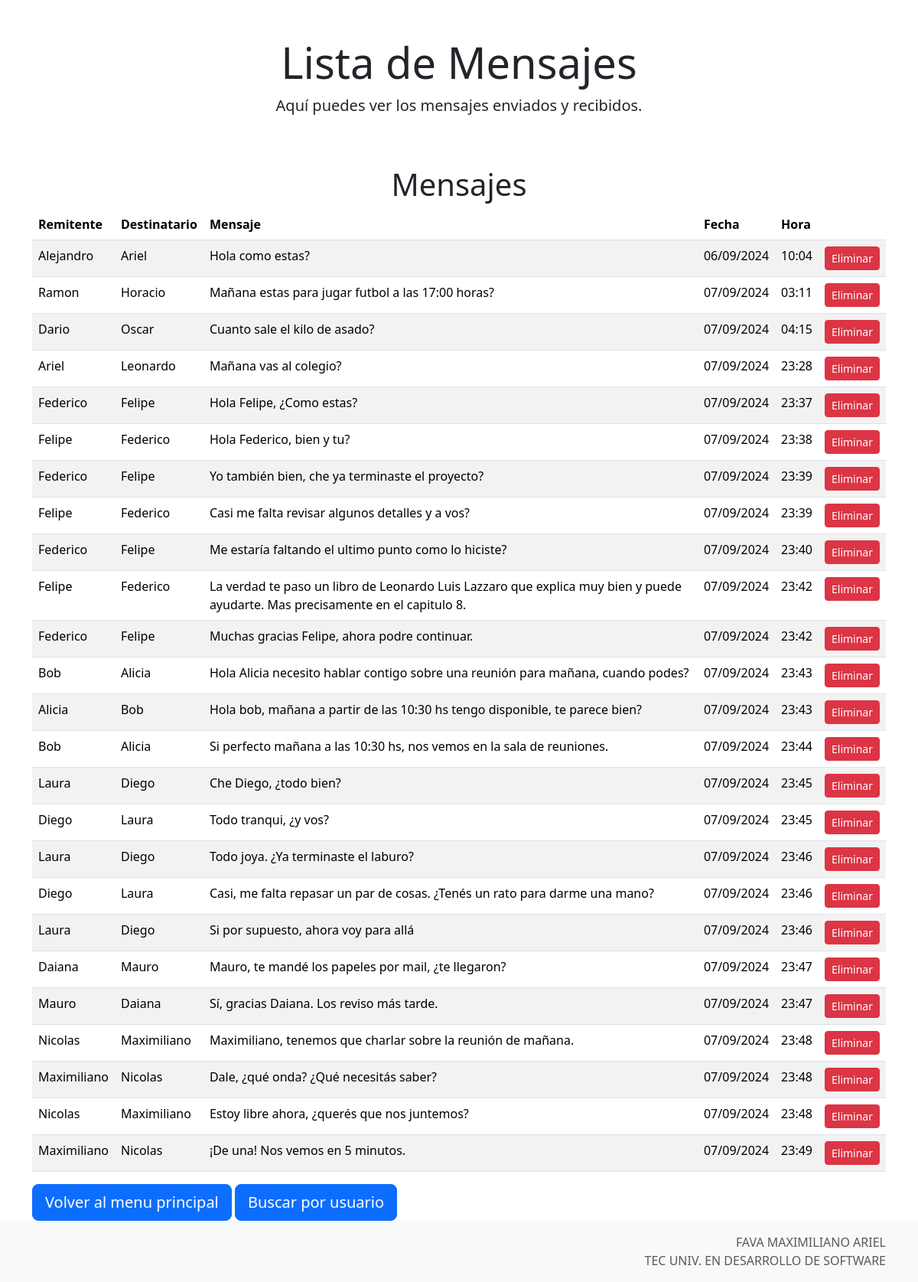
Before: /mensajes/ with the older database file.
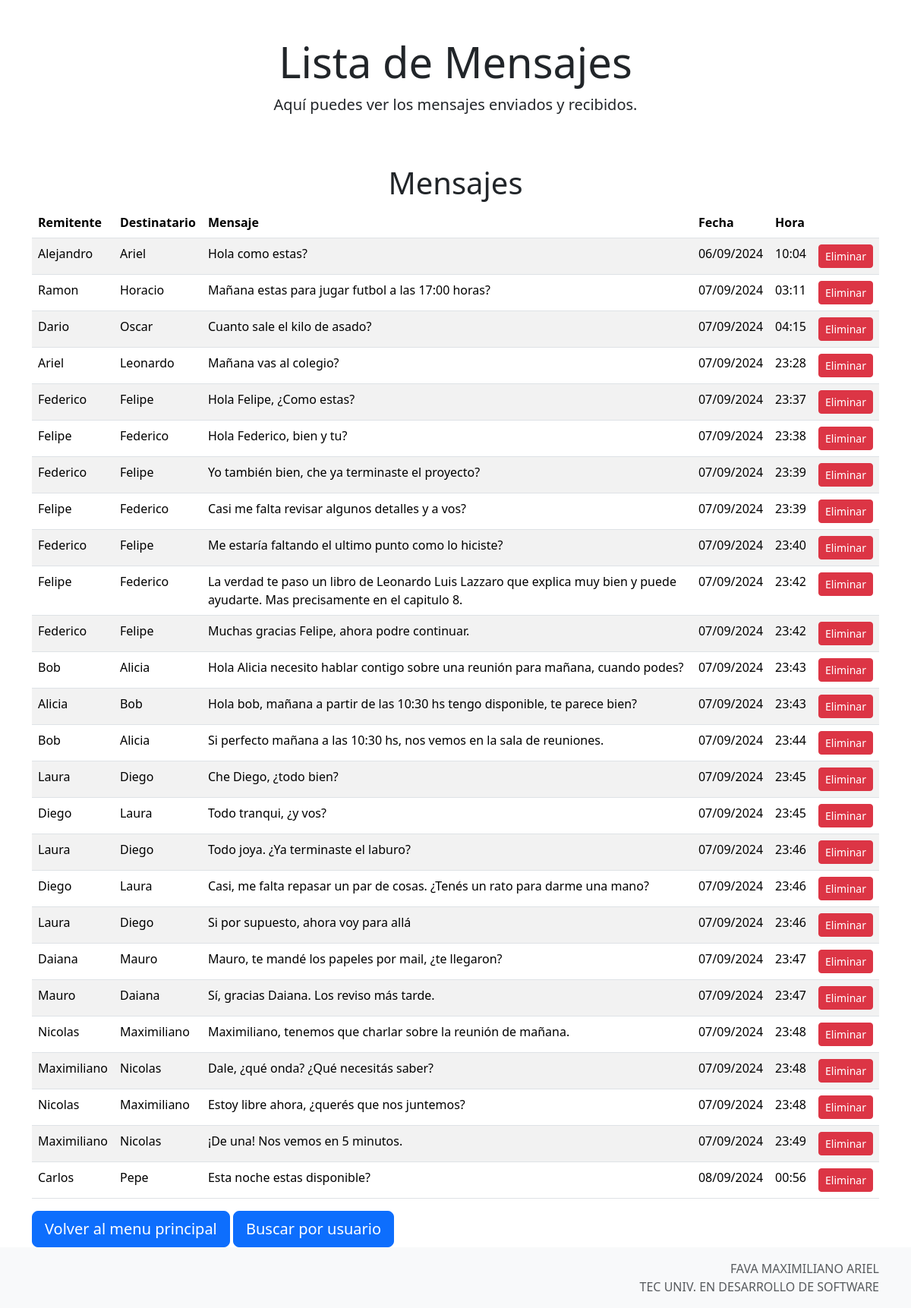
After: the same page with the newer database file.
### mensajes/models.py (models this page shows, shortened)
class Mensaje(models.Model):
    remitente = models.CharField(max_length=255)
    destinatario = models.CharField(max_length=255)
    texto = models.TextField()
    fecha_hora = models.DateTimeField(auto_now=True)

### mensajes/views.py (the view)
# urls.py: path('mensajes/', MensajeListView.as_view(), name='mensaje_list'),
class MensajeListView(View):
    def get(self, request):
        mensajes = Mensaje.objects.all()
        return render(request, 'mensajes/mensaje_list.html', {'mensajes': mensajes})

### mensajes/templates/mensajes/mensaje_list.html (shortened to what this page needs)
{% extends 'mensajes/base.html' %}
{% block header_title %}Lista de Mensajes{% endblock %}
{% block header_description %}Aquí puedes ver los mensajes enviados y recibidos.{% endblock %}
{% block content %}
<div class="container mt-5">
    <h1 class="text-center">Mensajes</h1>
    <table class="table table-striped">
        <thead>
            <tr>
                <th>Remitente</th>
                <th>Destinatario</th>
                <th>Mensaje</th>
                <th>Fecha</th>
                <th>Hora</th>
                <th></th>
            </tr>
        </thead>
        <tbody>
            {% for mensaje in mensajes %}
            <tr>
                <td>{{ mensaje.remitente }}</td>
                <td>{{ mensaje.destinatario }}</td>
                <td>{{ mensaje.texto }}</td>
                <td>{{ mensaje.fecha_hora|date:"d/m/Y" }}</td>
                <td>{{ mensaje.fecha_hora|date:"H:i" }}</td>
                <td>
                    <form method="POST" action="{% url 'mensajes:mensaje_delete' mensaje.id %}" style="display:inline;">
                        <button type="submit" class="btn btn-danger btn-sm">Eliminar</button>
                    </form>
                </td>
            </tr>
            {% empty %}
            <tr>
                <td colspan="6" class="text-center">No hay mensajes disponibles.</td>
            </tr>
            {% endfor %}
        </tbody>
    </table>
    <a href="{% url 'mensajes:index' %}" class="btn btn-primary btn-lg">Volver al menu principal</a>
    <a href="{% url 'mensajes:mensaje_by_user' %}" class="btn btn-primary btn-lg">Buscar por usuario</a>
</div>
{% endblock %}

### mensajes/templates/mensajes/base.html (shortened to what this page needs)
<!DOCTYPE html>
<html lang="es">
<head>
    <link href="https://cdn.jsdelivr.net/npm/bootstrap@5.3.3/dist/css/bootstrap.min.css" rel="stylesheet">
</head>
<body>
    <div class="container text-center mt-5">
        <h1 class="display-4">{% block header_title %}Bienvenido a Tablero de Mensajes{% endblock %}</h1>
        <p class="lead">{% block header_description %}{% endblock %}</p>
    </div>
    <div class="wrapper">
        <div class="content">
            {% block content %}{% endblock %}
        </div>
        <footer class="footer mt-auto py-3 bg-light">
            <div class="container" style="text-align: right; display: flex; flex-direction: column;">
                <span class="text-muted">FAVA MAXIMILIANO ARIEL</span>
                <span class="text-muted">TEC UNIV. EN DESARROLLO DE SOFTWARE</span>
            </div>
        </footer>
    </div>
</body>
</html>

### mensajes/templates/mensajes/base.html (style rules this page uses)
html, body { height: 100%; }
.wrapper { min-height: 75%; display: flex; flex-direction: column; }
.content { flex: 1; }

Changed rows visible on the page:
added Mensaje: remitente "Carlos", destinatario "Pepe", texto "Esta noche estas disponible?", fecha_hora "08/09/2024", fecha_hora "00:56"
